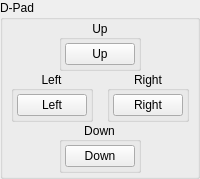
            <widget class="QGroupBox" name="Dpad">
             <property name="sizePolicy">
              <sizepolicy hsizetype="Fixed" vsizetype="Fixed">
               <horstretch>0</horstretch>
               <verstretch>0</verstretch>
              </sizepolicy>
             </property>
             <property name="title">
              <string>D-Pad</string>
             </property>
             <property name="flat">
              <bool>false</bool>
             </property>
             <property name="checkable">
              <bool>false</bool>
             </property>
             <layout class="QVBoxLayout" name="verticalLayout_5">
              <property name="spacing">
               <number>0</number>
              </property>
              <property name="leftMargin">
               <number>3</number>
              </property>
              <property name="topMargin">
               <number>0</number>
              </property>
              <property name="rightMargin">
               <number>3</number>
              </property>
              <property name="bottomMargin">
               <number>3</number>
              </property>
              <item>
               <widget class="QWidget" name="buttonDpadUpWidget" native="true">
                <layout class="QHBoxLayout" name="horizontalLayout_23">
                 <property name="spacing">
                  <number>0</number>
                 </property>
                 <property name="leftMargin">
                  <number>0</number>
                 </property>
                 <property name="topMargin">
                  <number>0</number>
                 </property>
                 <property name="rightMargin">
                  <number>0</number>
                 </property>
                 <property name="bottomMargin">
                  <number>0</number>
                 </property>
                 <item>
                  <spacer name="horizontalSpacerDpadUpLeft">
                   <property name="orientation">
                    <enum>Qt::Horizontal</enum>
                   </property>
                   <property name="sizeHint" stdset="0">
                    <size>
                     <width>20</width>
                     <height>20</height>
                    </size>
                   </property>
                  </spacer>
                 </item>
                 <item alignment="Qt::AlignHCenter">
                  <widget class="QGroupBox" name="buttonDpadUpGroup">
                   <property name="title">
                    <string>Up</string>
                   </property>
                   <property name="alignment">
                    <set>Qt::AlignCenter</set>
                   </property>
                   <layout class="QVBoxLayout" name="buttonDpadUpVerticalLayout">
                    <property name="spacing">
                     <number>3</number>
                    </property>
                    <property name="leftMargin">
                     <number>3</number>
                    </property>
                    <property name="topMargin">
                     <number>3</number>
                    </property>
                    <property name="rightMargin">
                     <number>3</number>
                    </property>
                    <property name="bottomMargin">
                     <number>3</number>
                    </property>
                    <item>
                     <widget class="QPushButton" name="buttonDpadUp">
                      <property name="minimumSize">
                       <size>
                        <width>70</width>
                        <height>0</height>
                       </size>
                      </property>
                      <property name="maximumSize">
                       <size>
                        <width>68</width>
                        <height>16777215</height>
                       </size>
                      </property>
                      <property name="styleSheet">
                       <string notr="true">min-width: 68px;</string>
                      </property>
                      <property name="text">
                       <string>Up</string>
                      </property>
                     </widget>
                    </item>
                   </layout>
                  </widget>
                 </item>
                 <item>
                  <spacer name="horizontalSpacerDpadUpRight">
                   <property name="orientation">
                    <enum>Qt::Horizontal</enum>
                   </property>
                   <property name="sizeHint" stdset="0">
                    <size>
                     <width>20</width>
                     <height>20</height>
                    </size>
                   </property>
                  </spacer>
                 </item>
                </layout>
               </widget>
              </item>
              <item>
               <layout class="QHBoxLayout" name="buttonDpadLeftRightHorizontalLayout">
                <property name="spacing">
                 <number>3</number>
                </property>
                <item alignment="Qt::AlignHCenter">
                 <widget class="QGroupBox" name="buttonDpadLeftGroup">
                  <property name="title">
                   <string>Left</string>
                  </property>
                  <property name="alignment">
                   <set>Qt::AlignCenter</set>
                  </property>
                  <layout class="QVBoxLayout" name="buttonDpadLeftVerticalLayout">
                   <property name="spacing">
                    <number>3</number>
                   </property>
                   <property name="leftMargin">
                    <number>3</number>
                   </property>
                   <property name="topMargin">
                    <number>3</number>
                   </property>
                   <property name="rightMargin">
                    <number>3</number>
                   </property>
                   <property name="bottomMargin">
                    <number>3</number>
                   </property>
                   <item>
                    <widget class="QPushButton" name="buttonDpadLeft">
                     <property name="minimumSize">
                      <size>
                       <width>70</width>
                       <height>0</height>
                      </size>
                     </property>
                     <property name="maximumSize">
                      <size>
                       <width>68</width>
                       <height>16777215</height>
                      </size>
                     </property>
                     <property name="styleSheet">
                      <string notr="true">min-width: 68px;</string>
                     </property>
                     <property name="text">
                      <string>Left</string>
                     </property>
                    </widget>
                   </item>
                  </layout>
                 </widget>
                </item>
                <item alignment="Qt::AlignHCenter">
                 <widget class="QGroupBox" name="buttonDpadRightGroup">
                  <property name="title">
                   <string>Right</string>
                  </property>
                  <property name="alignment">
                   <set>Qt::AlignCenter</set>
                  </property>
                  <layout class="QVBoxLayout" name="buttonDpadRightVerticalLayout">
                   <property name="spacing">
                    <number>3</number>
                   </property>
                   <property name="leftMargin">
                    <number>3</number>
                   </property>
                   <property name="topMargin">
                    <number>3</number>
                   </property>
                   <property name="rightMargin">
                    <number>3</number>
                   </property>
                   <property name="bottomMargin">
                    <number>3</number>
                   </property>
                   <item>
                    <widget class="QPushButton" name="buttonDpadRight">
                     <property name="minimumSize">
                      <size>
                       <width>70</width>
                       <height>0</height>
                      </size>
                     </property>
                     <property name="maximumSize">
                      <size>
                       <width>68</width>
                       <height>16777215</height>
                      </size>
                     </property>
                     <property name="styleSheet">
                      <string notr="true">min-width: 68px;</string>
                     </property>
                     <property name="text">
                      <string>Right</string>
                     </property>
                    </widget>
                   </item>
                  </layout>
                 </widget>
                </item>
               </layout>
              </item>
              <item>
               <widget class="QWidget" name="buttonDpadDownWidget" native="true">
                <layout class="QHBoxLayout" name="horizontalLayout_24">
                 <property name="spacing">
                  <number>0</number>
                 </property>
                 <property name="leftMargin">
                  <number>0</number>
                 </property>
                 <property name="topMargin">
                  <number>0</number>
                 </property>
                 <property name="rightMargin">
                  <number>0</number>
                 </property>
                 <property name="bottomMargin">
                  <number>0</number>
                 </property>
                 <item>
                  <spacer name="horizontalSpacerDpadDownLeft">
                   <property name="orientation">
                    <enum>Qt::Horizontal</enum>
                   </property>
                   <property name="sizeHint" stdset="0">
                    <size>
                     <width>20</width>
                     <height>20</height>
                    </size>
                   </property>
                  </spacer>
                 </item>
                 <item alignment="Qt::AlignHCenter">
                  <widget class="QGroupBox" name="buttonDpadDownGroup">
                   <property name="title">
                    <string>Down</string>
                   </property>
                   <property name="alignment">
                    <set>Qt::AlignCenter</set>
                   </property>
                   <layout class="QVBoxLayout" name="buttonDpadDownVerticalLayout">
                    <property name="spacing">
                     <number>3</number>
                    </property>
                    <property name="leftMargin">
                     <number>3</number>
                    </property>
                    <property name="topMargin">
                     <number>3</number>
                    </property>
                    <property name="rightMargin">
                     <number>3</number>
                    </property>
                    <property name="bottomMargin">
                     <number>3</number>
                    </property>
                    <item>
                     <widget class="QPushButton" name="buttonDpadDown">
                      <property name="minimumSize">
                       <size>
                        <width>70</width>
                        <height>0</height>
                       </size>
                      </property>
                      <property name="maximumSize">
                       <size>
                        <width>68</width>
                        <height>16777215</height>
                       </size>
                      </property>
                      <property name="styleSheet">
                       <string notr="true">min-width: 68px;</string>
                      </property>
                      <property name="text">
                       <string>Down</string>
                      </property>
                     </widget>
                    </item>
                   </layout>
                  </widget>
                 </item>
                 <item>
                  <spacer name="horizontalSpacerDpadDownRight">
                   <property name="orientation">
                    <enum>Qt::Horizontal</enum>
                   </property>
                   <property name="sizeHint" stdset="0">
                    <size>
                     <width>20</width>
                     <height>20</height>
                    </size>
                   </property>
                  </spacer>
                 </item>
                </layout>
               </widget>
              </item>
             </layout>
            </widget>
